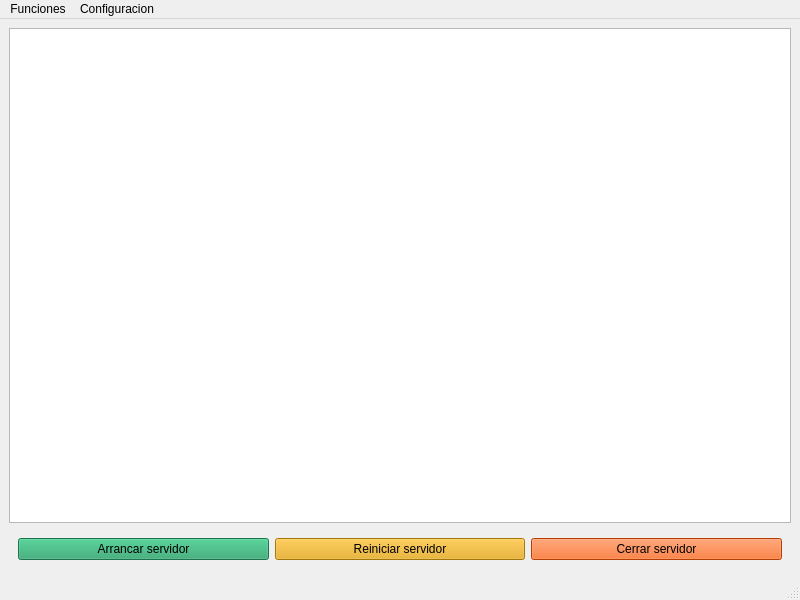
<?xml version="1.0" encoding="UTF-8"?>
<ui version="4.0">
 <class>MainWindow</class>
 <widget class="QMainWindow" name="MainWindow">
  <property name="geometry">
   <rect>
    <x>0</x>
    <y>0</y>
    <width>800</width>
    <height>600</height>
   </rect>
  </property>
  <property name="windowTitle">
   <string>MainWindow</string>
  </property>
  <widget class="QWidget" name="centralwidget">
   <layout class="QVBoxLayout" name="verticalLayout" stretch="1,0">
    <item>
     <widget class="QPlainTextEdit" name="console">
      <property name="documentTitle">
       <string notr="true"/>
      </property>
      <property name="readOnly">
       <bool>true</bool>
      </property>
     </widget>
    </item>
    <item>
     <widget class="QWidget" name="buttonsWidget">
      <property name="sizePolicy">
       <sizepolicy hsizetype="Expanding" vsizetype="Maximum">
        <horstretch>0</horstretch>
        <verstretch>0</verstretch>
       </sizepolicy>
      </property>
      <layout class="QHBoxLayout" name="horizontalLayout">
       <item>
        <widget class="QPushButton" name="toggleServidor">
         <property name="cursor">
          <cursorShape>PointingHandCursor</cursorShape>
         </property>
         <property name="styleSheet">
          <string notr="true">background-color: rgb(38, 162, 105);</string>
         </property>
         <property name="text">
          <string>Arrancar servidor</string>
         </property>
        </widget>
       </item>
       <item>
        <widget class="QPushButton" name="restart">
         <property name="cursor">
          <cursorShape>PointingHandCursor</cursorShape>
         </property>
         <property name="styleSheet">
          <string notr="true">background-color: rgb(229, 165, 10);</string>
         </property>
         <property name="text">
          <string>Reiniciar servidor</string>
         </property>
        </widget>
       </item>
       <item>
        <widget class="QPushButton" name="close">
         <property name="cursor">
          <cursorShape>PointingHandCursor</cursorShape>
         </property>
         <property name="styleSheet">
          <string notr="true">background-color: rgb(255, 85, 0);</string>
         </property>
         <property name="text">
          <string>Cerrar servidor</string>
         </property>
        </widget>
       </item>
      </layout>
     </widget>
    </item>
   </layout>
  </widget>
  <widget class="QMenuBar" name="menubar">
   <property name="geometry">
    <rect>
     <x>0</x>
     <y>0</y>
     <width>800</width>
     <height>21</height>
    </rect>
   </property>
   <property name="cursor">
    <cursorShape>PointingHandCursor</cursorShape>
   </property>
   <addaction name="actionBotonesDev"/>
   <addaction name="actionConfiguracion"/>
  </widget>
  <widget class="QStatusBar" name="statusbar"/>
  <action name="actionBotonesDev">
   <property name="text">
    <string>Funciones</string>
   </property>
  </action>
  <action name="actionConfiguracion">
   <property name="text">
    <string>Configuracion</string>
   </property>
  </action>
 </widget>
 <resources/>
 <connections/>
</ui>
